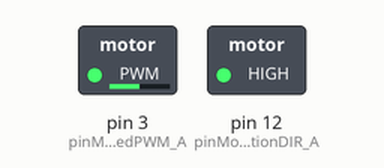
Bench run of a sketch on a simulated Arduino Uno, built with avr-gcc and run on an emulated ATmega328P. On the bench: switched loads named in the sketch (green lamp = pin HIGH).

Above: at 0.05 s.
At 6.95 s:
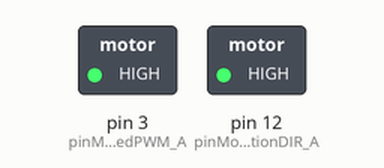
At 13.95 s:
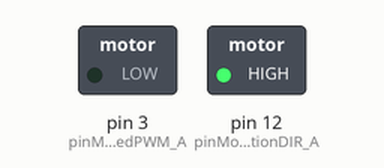
At 27.95 s:
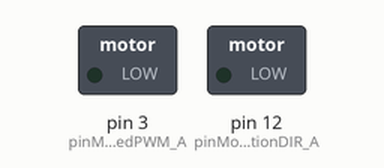
Timing chart, 0 to 36.4 s (numbered marks = the images above):
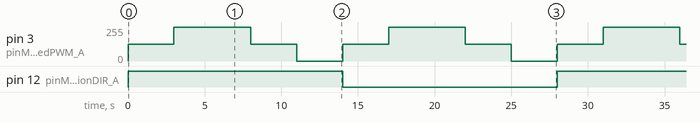

Measured:
- by itself, pin 3 (pinMotorSpeedPWM_A): repeats every 14.0 s: 255/255 5.0 s, 127/255 3.0 s, 0/255 3.0 s, 127/255 3.0 s
- by itself, pin 12 (pinMotorDirectionDIR_A): alternates HIGH for 14.0 s and LOW for 14.0 s

The sketch:

MVA_Robotics_Module05_Demo02_1.ino
```cpp
int pinMotorSpeedPWM_A = 3;									// use the pin labelled PWM A to control voltage (speed) for motor A
int pinMotorDirectionDIR_A = 12;							// use pin labelled DIR A to control the direction for motor A
															//
															// the Ardumotor shield does not use a special library

int moveForward = HIGH;										// forward move
int moveBackward = LOW;										// backward move

int moveSpeedStop = 0;										// stopped
int moveSpeedMax = 255;										// max speed

void setup()
{
	pinMode(pinMotorSpeedPWM_A, OUTPUT);					// set motor control pins for output
	pinMode(pinMotorDirectionDIR_A, OUTPUT);

	digitalWrite(pinMotorDirectionDIR_A, moveForward);		// set direction to forward
	analogWrite(pinMotorSpeedPWM_A, moveSpeedStop);			// set speed to stop

}

void loop()
{
	digitalWrite(pinMotorDirectionDIR_A, moveForward);		// move forward
	analogWrite(pinMotorSpeedPWM_A, moveSpeedMax/2);		// middle speed
	delay(3000);											// 1 second

	analogWrite(pinMotorSpeedPWM_A, moveSpeedMax);			// increase to max speed
	delay(5000);											// 3 seconds

	analogWrite(pinMotorSpeedPWM_A, moveSpeedMax / 2);		// middle speed
	delay(3000);											// 1 second

	analogWrite(pinMotorSpeedPWM_A, moveSpeedStop);			// stop
	delay(3000);											// 3 second


	digitalWrite(pinMotorDirectionDIR_A, moveBackward);		// move forward
	analogWrite(pinMotorSpeedPWM_A, moveSpeedMax / 2);		// middle speed
	delay(3000);											// 1 second

	analogWrite(pinMotorSpeedPWM_A, moveSpeedMax);			// increase to max speed
	delay(5000);											// 3 seconds

	analogWrite(pinMotorSpeedPWM_A, moveSpeedMax / 2);		// middle speed
	delay(3000);											// 1 second

	analogWrite(pinMotorSpeedPWM_A, moveSpeedStop);			// stop
	delay(3000);											// 3 second

}


void back()
{
}

void forward()
{
}

void backward()
{
}

void stopped() //stop
{
}

void astop()
{
}
```
